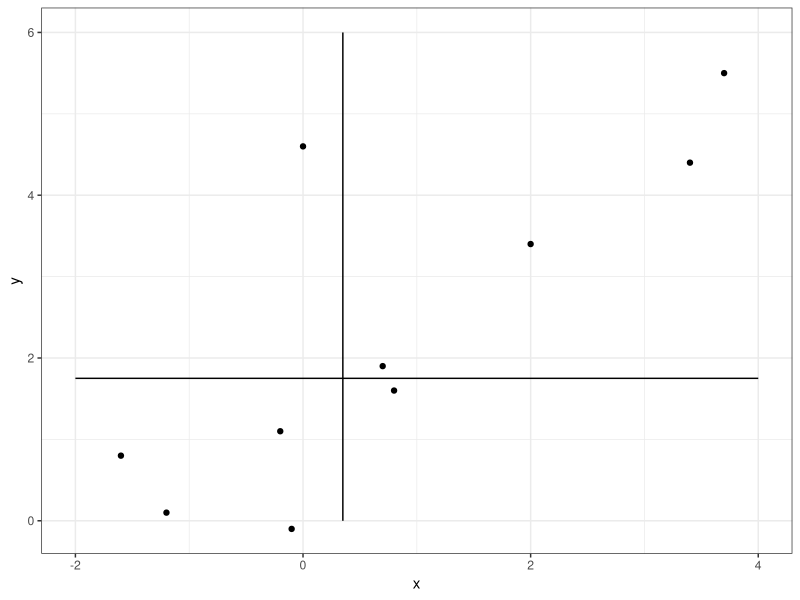

Recreate this plot in R.
## ---- chunk 1
knitr::opts_chunk$set(echo = F, fig.pos = "center")
library(kableExtra)
library(knitr)
library(tidyverse)
library(gtools)
## ---- chunk 2
x <- c(0.7, -1.6, -0.2, -1.2, -0.1, 3.4, 3.7, 0.8, 0, 2.0)
y <- c(1.9, 0.8, 1.1, 0.1, -0.1, 4.4, 5.5, 1.6, 4.6, 3.4)
datos1 <- data.frame(X = x, Y = y) %>% t()
kable(datos1, longtable = T, booktabs = T, 
      caption = "Reacción del paciente al fármaco")
## ---- chunk 3
median_x <- median(x); median_y <- median(y)
ggplot(mapping = aes(x = x, y = y)) + 
  geom_point() +
  geom_segment(aes(x = median_x, xend = median_x,
                   y = 0, yend = 6)) +
  geom_segment(aes(x = -2, xend = 4,
                   y = median_y, yend = median_y)) +
  theme_bw()
## ---- chunk 4
#Para imprimir
tabla_mediana1 <- data.frame(Col1 = c(1, 4, 5),
                             Col2 = c(4, 1, 5),
                             Total = c(5, 5, 10))
rownames(tabla_mediana1) <- c("Fila 1", "Fila 2", "Total")
kable(tabla_mediana1, longtable = T, booktabs = T,
      caption = "Tabla para test de correlación positiva", 
      col.names = c("Columna 1", "Columna 2", "Total"))

#Para el test de fisher
tabla1 <- matrix(c(1, 4,
                   4, 1), ncol = 2, byrow = T)
## ---- chunk 5
N <- 10; C <- 5; r <- 5
pvalor <- 0
for (i in 0:1) {
  pvalor <-  pvalor + (choose(r, i) * choose(N - r, C - i))/choose(N, C)
}
## ---- chunk 6
Estampado <- c(14, 27); Liso <- c(4, 32)
Camuflaje <- data.frame(Estampado = Estampado, Liso = Liso)
rownames(Camuflaje) <- c("Detecciones falsas", "Detecciones verdaderas")
kable(Camuflaje, longtable = T, booktabs = T, caption = "Tipos de camuflaje")
## ---- chunk 7
camuflaje2 <- data.frame(Falsas = c(14, 4, 18),
                         Verdaderas = c(27, 32, 59),
                         Total = c(41, 36, 77))
rownames(camuflaje2) <- c("Estampado", "Liso", "Total")
kable(camuflaje2, longtable = T, booktabs = T, 
      caption = "Reescritura de la información", 
      col.names = c("Detecciones falsas", "Detecciones verdaderas",
                    "Total"))
## ---- chunk 8
datos4 <- data.frame(Probabilidad = c(0.25, 0.5, 0.75),
                     Observacion = c(0, 14, 12)) %>% t()
rownames(datos4) <- c( "Probabilidad", "Observación")
kable(datos4, longtable = T, booktabs = T, 
      caption = "Información suministrada")
## ---- chunk 9
test1 <- c(rep("Acepta", 3), rep("Rechaza", 3), "Acepta", "Rechaza")
test2 <- c(rep("Acepta", 2), "Rechaza", "Acepta", "Rechaza", "Acepta", 
           rep("Rechaza", 2))
test3 <- c("Acepta", "Rechaza", rep("Acepta", 3), rep("Rechaza", 3))
number_sets <- c(26, 6, 12, 4, 18, 5, 7, 22)
potencia <- data.frame(Prueba1 = test1, Prueba2 = test2, Prueba3 = test3,
                       conjuntos_prueba = number_sets)
kable(potencia, longtable = T, booktabs = T, caption = "Potencia de las pruebas",
      col.names = c("Prueba 1", "Prueba 2", "Prueba 3", 
                    "Número de conjuntos de datos"))
